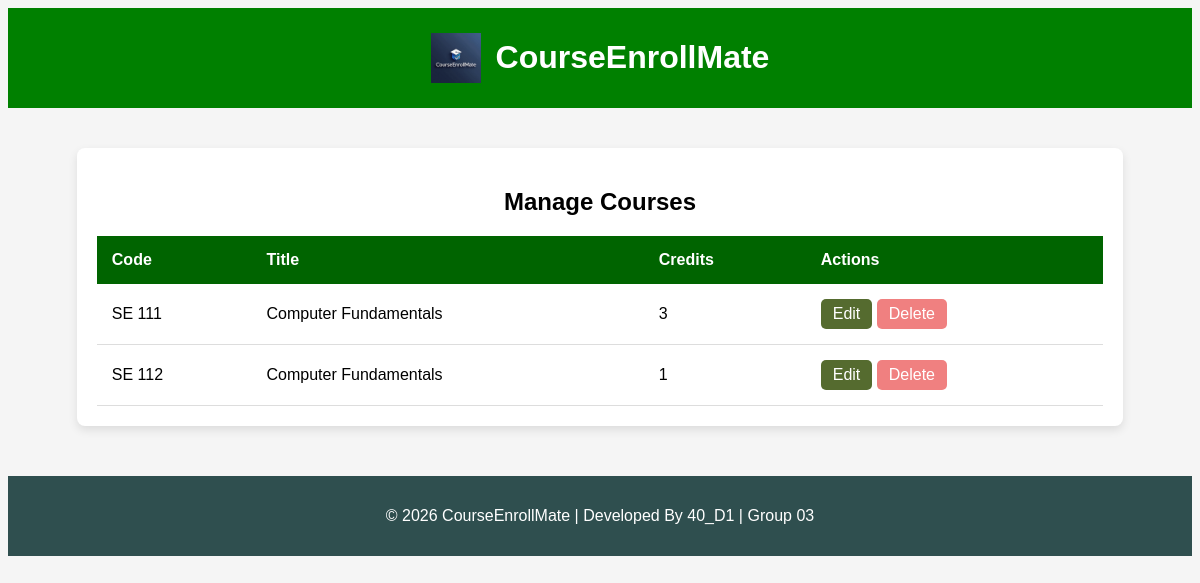
/manage_courses (signed in), run on an earlier commit of the app's database.
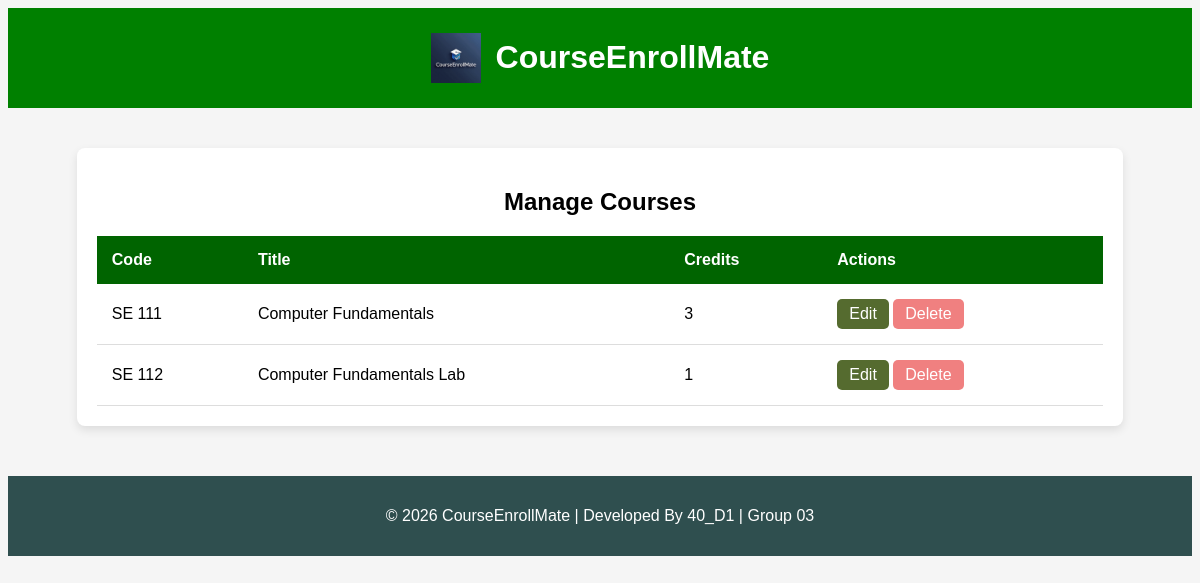
And on a later commit of the database.
### tables this page shows
CREATE TABLE courses (
    id INTEGER PRIMARY KEY AUTOINCREMENT,
    course_code TEXT UNIQUE NOT NULL,
    course_title TEXT NOT NULL,
    course_description TEXT,
    credit_hours INTEGER NOT NULL,
    created_at TIMESTAMP DEFAULT CURRENT_TIMESTAMP
);

### app.py (the view)
@app.route("/manage_courses")
@login_required
@role_required("admin")
def manage_courses():
    conn = get_db_connection()
    courses = conn.execute("SELECT * FROM courses").fetchall()
    conn.close()
    return render_template("manage_courses.html", courses=courses)

### app.py (called while the page is built)
def get_db_connection():
    conn = sqlite3.connect("courseenrollmate.db")
    conn.row_factory = sqlite3.Row
    conn.execute("PRAGMA foreign_keys = ON")
    return conn

### helper.py (called while the page is built)
def login_required(f):
    @wraps(f)
    def decorated_function(*args, **kwargs):
        if "username" not in session:
            return redirect("/login")
        return f(*args, **kwargs)
    return decorated_function

def role_required(role):
    def decorator(f):
        @wraps(f)
        def decorated_function(*args, **kwargs):
            if session.get("role") != role:
                return "403 Forbidden: Unauthorized access"
            return f(*args, **kwargs)
        return decorated_function
    return decorator

### templates/manage_courses.html
{% extends "base.html" %}
{% block body %}
<div class="table-container">
<h2>Manage Courses</h2>
<table>
    <thead>
        <tr>
            <th>Code</th>
            <th>Title</th>
            <th>Credits</th>
            <th>Actions</th>
        </tr>
    </thead>
    <tbody>
{% for course in courses %}
    <tr>
        <td>{{ course["course_code"] }}</td>
        <td>{{ course["course_title"] }}</td>
        <td>{{ course["credit_hours"] }}</td>
        <td>
            <a href="/edit_course/{{ course['id'] }}" class="edit-btn">Edit</a>
            <a href="/delete_course/{{ course['id'] }}" class="delete-btn">Delete</a>
        </td>
    </tr>
{% endfor %}
    </tbody>
</table>
</div>
{% endblock %}

### templates/base.html (shortened to what this page needs)
<!DOCTYPE html>
<html lang="en">
<head>
    <link rel="stylesheet" href="{{ url_for('static', filename='style.css') }}">
</head>
<body>
    <header class="site-header">
        <img src="{{ url_for('static', filename='logo.png') }}" alt="CourseEnrollMate Logo" class="logo">
        <h1>CourseEnrollMate</h1>
    </header>
    {% block body %}
    {% endblock %}
    <footer>
    <p>© 2026 CourseEnrollMate | Developed By 40_D1 | Group 03 </p>
    </footer>
</body>
</html>

### static/style.css (style rules this page uses)
body { font-family: Arial, sans-serif; background:whitesmoke; text-align:center; }
header { background: limegreen; color:white; padding:15px; }
.site-header { background:green; color:white; padding:10px; display:flex; align-items:center; justify-content:center; gap:15px; }
.logo { width:50px; height:auto; }
a { display:inline-block; padding:10px 20px; background: darkolivegreen; color:white; text-decoration:none; border-radius:5px; }
footer { margin-top:50px; background:darkslategrey; color:white; padding:15px; text-align:center; }
.table-container { width:85%; margin:40px auto; background:white; padding:20px; border-radius:8px; box-shadow:0 4px 10px rgba(0,0,0,0.1); }
table { width:100%; border-collapse:collapse; }
thead { background: darkgreen; color:white; }
th,td { padding:15px; text-align:left; }
tbody tr { border-bottom:1px solid #ddd; }
.edit-btn { background:darkolivegreen; color:white; padding:6px 12px; border-radius:5px; text-decoration:none; }
.delete-btn { background:lightcoral; color:white; padding:6px 12px; border-radius:5px; text-decoration:none; }

What changed in the data, as far as the page shows it:
changed courses "SE 112": course_title "Computer Fundamentals" → "Computer Fundamentals Lab"
